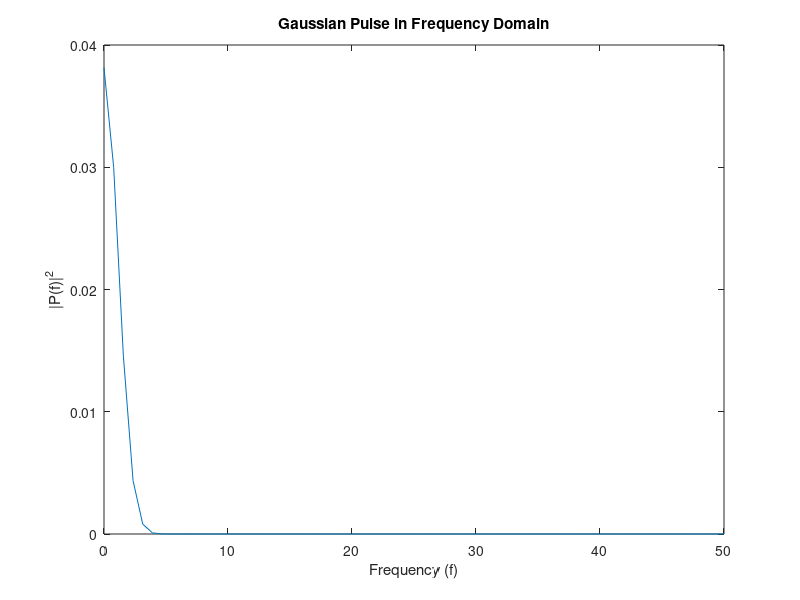

MATLAB code to generate this figure:
Fs = 100;           % Sampling frequency
t = -0.5:1/Fs:0.5;  % Time vector 
L = length(t);      % Signal length

X = 1/(4*sqrt(2*pi*0.01))*(exp(-t.^2/(2*0.01)));

plot(t,X)
title('Gaussian Pulse in Time Domain')
xlabel('Time (t)')
ylabel('X(t)')

n = 2^nextpow2(L);

Y = fft(X,n);

f = Fs*(0:(n/2))/n;
P = abs(Y/n).^2;

plot(f,P(1:n/2+1)) 
title('Gaussian Pulse in Frequency Domain')
xlabel('Frequency (f)')
ylabel('|P(f)|^2')